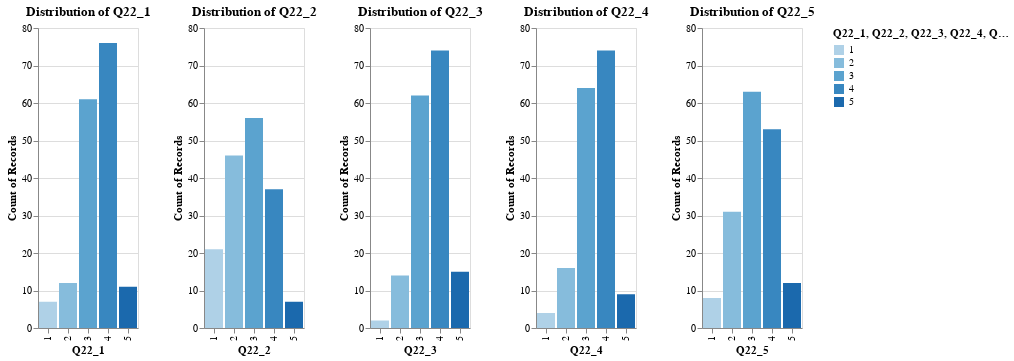

The code cell stored with this chart in its notebook:
### Code cell
# 
# 나. KIOST의 연구윤리 규정의 내용 파악 정도
# 
columns = {
    "Q22_1":"연구윤리_지침", 
    "Q22_2":"동물실험_윤리",
    "Q22_3":"연구노트_관리", 
    "Q22_4":"연구과제_관리지침", 
    "Q22_5":"공직자_이해충돌_방지_제도_운영_지침"
}
counting = count_list_y(columns.keys(), [1,2,3,4,5]).drop("Y")

proportion = counting.select(
    (pl.col("Q22_1") / (pl.col("Q22_1").sum())),
    (pl.col("Q22_2") / (pl.col("Q22_2").sum())),
    (pl.col("Q22_3") / (pl.col("Q22_3").sum())),
    (pl.col("Q22_4") / (pl.col("Q22_4").sum())),
    (pl.col("Q22_5") / (pl.col("Q22_5").sum())),
).rename(columns).transpose(include_header=True).rename({"column_0":"proportion"})

counting = counting.rename(columns).transpose(include_header=True).rename({"column_0":"count"})

mean = research_ethics_system.select(
    pl.col("Q22_1").mean(),
    pl.col("Q22_2").mean(),
    pl.col("Q22_3").mean(),
    pl.col("Q22_4").mean(),
    pl.col("Q22_5").mean(),
).rename(columns).transpose(include_header=True).rename({"column_0":"mean"})

std = research_ethics_system.select(
    pl.col("Q22_1").std(),
    pl.col("Q22_2").std(),
    pl.col("Q22_3").std(),
    pl.col("Q22_4").std(),
    pl.col("Q22_5").std(),
).rename(columns).transpose(include_header=True).rename({"column_0":"std"})

all = counting.join(
    proportion, on="column", how="inner"
).join(
    mean, on="column", how="inner"
).join(
    std, on="column", how="inner"
)

print(all)

all.write_csv("figure/4/나_KIOST의_연구윤리_규정의_내용_파악_정도.csv", include_bom=True)

chart = make_chart(columns)
chart.show()
chart.save("figure/4/나_KIOST의_연구윤리_규정의_내용_파악_정도.png")

### Figure 1 — Vega-Lite specification as saved in the notebook (floating-point values rounded to 4 significant figures; data arrays with more than 128 entries replaced by an {"elided": "..."} marker saying what was removed)
{"config": {"view": {"continuousWidth": 300, "continuousHeight": 300}}, "hconcat": [{"mark": {"type": "bar"}, "encoding": {"color": {"field": "Q22_1", "type": "ordinal"}, "x": {"field": "Q22_1", "type": "ordinal"}, "y": {"aggregate": "count", "field": "ID", "type": "nominal"}}, "title": "Distribution of Q22_1"}, {"mark": {"type": "bar"}, "encoding": {"color": {"field": "Q22_2", "type": "ordinal"}, "x": {"field": "Q22_2", "type": "ordinal"}, "y": {"aggregate": "count", "field": "ID", "type": "nominal"}}, "title": "Distribution of Q22_2"}, {"mark": {"type": "bar"}, "encoding": {"color": {"field": "Q22_3", "type": "ordinal"}, "x": {"field": "Q22_3", "type": "ordinal"}, "y": {"aggregate": "count", "field": "ID", "type": "nominal"}}, "title": "Distribution of Q22_3"}, {"mark": {"type": "bar"}, "encoding": {"color": {"field": "Q22_4", "type": "ordinal"}, "x": {"field": "Q22_4", "type": "ordinal"}, "y": {"aggregate": "count", "field": "ID", "type": "nominal"}}, "title": "Distribution of Q22_4"}, {"mark": {"type": "bar"}, "encoding": {"color": {"field": "Q22_5", "type": "ordinal"}, "x": {"field": "Q22_5", "type": "ordinal"}, "y": {"aggregate": "count", "field": "ID", "type": "nominal"}}, "title": "Distribution of Q22_5"}], "data": {"name": "data-c53f1b118b9ce598589960a6d2c2502d"}, "resolve": {"scale": {"y": "shared"}}, "$schema": "https://vega.github.io/schema/vega-lite/v5.20.1.json", "datasets": {"data-c53f1b118b9ce598589960a6d2c2502d": {"elided": "167 records"}}}
